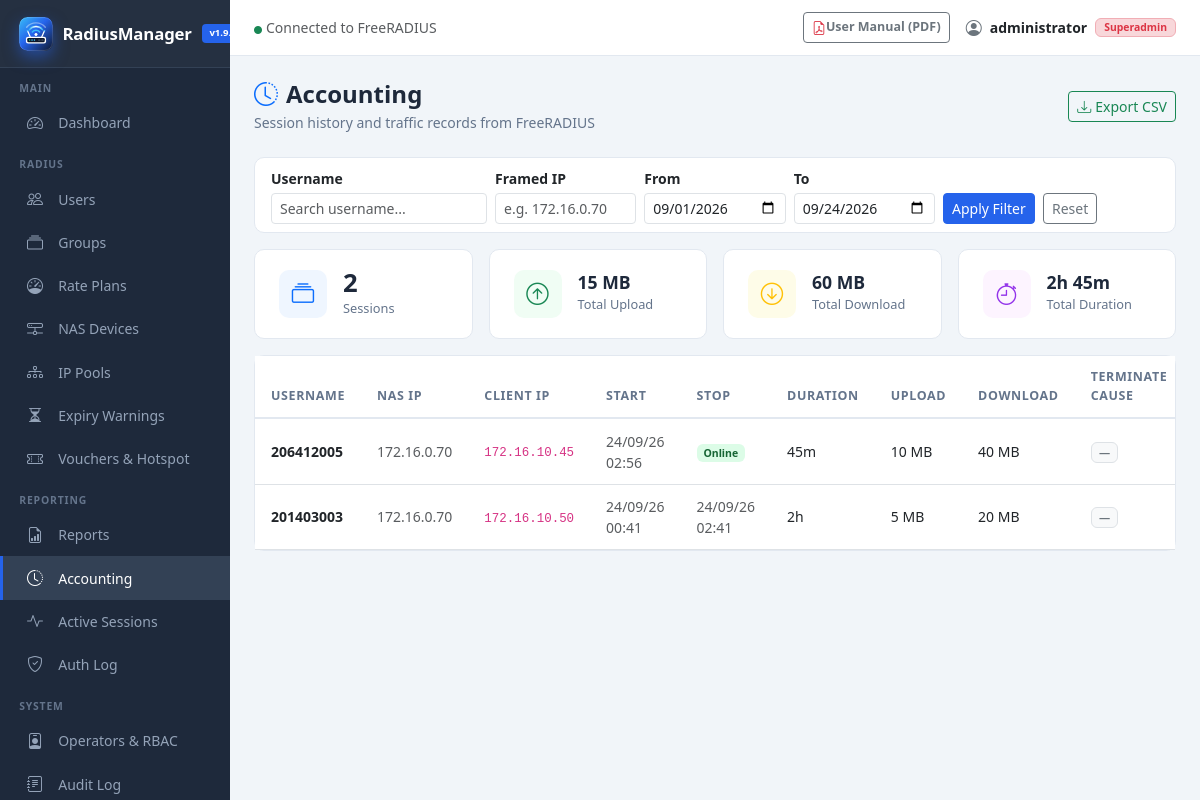
The page /accounting.php (signed in) on the database its author committed.
### tables this page shows
CREATE TABLE IF NOT EXISTS `radacct` (
  `radacctid` bigint(21) NOT NULL AUTO_INCREMENT,
  `acctsessionid` varchar(64) NOT NULL DEFAULT '',
  `acctuniqueid` varchar(32) NOT NULL DEFAULT '',
  `username` varchar(64) NOT NULL DEFAULT '',
  `realm` varchar(64) DEFAULT '',
  `nasipaddress` varchar(15) NOT NULL DEFAULT '',
  `nasportid` varchar(32) DEFAULT NULL,
  `nasporttype` varchar(32) DEFAULT NULL,
  `acctstarttime` datetime DEFAULT NULL,
  `acctupdatetime` datetime DEFAULT NULL,
  `acctstoptime` datetime DEFAULT NULL,
  `acctinterval` int(12) DEFAULT NULL,
  `acctsessiontime` int(12) unsigned DEFAULT NULL,
  `acctauthentic` varchar(32) DEFAULT NULL,
  `connectinfo_start` varchar(128) DEFAULT NULL,
  `connectinfo_stop` varchar(128) DEFAULT NULL,
  `acctinputoctets` bigint(20) DEFAULT NULL,
  `acctoutputoctets` bigint(20) DEFAULT NULL,
  `calledstationid` varchar(50) NOT NULL DEFAULT '',
  `callingstationid` varchar(50) NOT NULL DEFAULT '',
  `acctterminatecause` varchar(32) NOT NULL DEFAULT '',
  `servicetype` varchar(32) DEFAULT NULL,
  `framedprotocol` varchar(32) DEFAULT NULL,
  `framedipaddress` varchar(15) NOT NULL DEFAULT '',
  `framedipv6address` varchar(45) NOT NULL DEFAULT '',
  `framedipv6prefix` varchar(45) NOT NULL DEFAULT '',
  `framedinterfaceid` varchar(44) NOT NULL DEFAULT '',
  `delegatedipv6prefix` varchar(45) NOT NULL DEFAULT '',
  `class` varchar(64) DEFAULT NULL,
  PRIMARY KEY (`radacctid`),
  UNIQUE KEY `acctuniqueid` (`acctuniqueid`),
  KEY `username` (`username`),
  KEY `framedipaddress` (`framedipaddress`),
  KEY `acctsessionid` (`acctsessionid`),
  KEY `acctsessiontime` (`acctsessiontime`),
  KEY `acctstarttime` (`acctstarttime`),
  KEY `acctstoptime` (`acctstoptime`),
  KEY `nasipaddress` (`nasipaddress`)
);

### includes/functions.php (called while the page is built, shortened)
<?php
function sanitize($input) {
    return htmlspecialchars(strip_tags(trim((string)$input)), ENT_QUOTES, 'UTF-8');
}
function formatBytes($bytes, $precision = 2) {
    $bytes = (float)($bytes ?? 0);
    $units = ['B', 'KB', 'MB', 'GB', 'TB', 'PB'];
    $pow   = floor(log($bytes) / log(1024));
    $pow   = min($pow, count($units) - 1);
    $bytes /= pow(1024, $pow);
    return round($bytes, $precision) . ' ' . $units[$pow];
}
function formatDuration($seconds) {
    $seconds = (int)($seconds ?? 0);
    $h = floor($seconds / 3600);
    $m = floor(($seconds % 3600) / 60);
    $s = $seconds % 60;
    $parts = [];
    if ($h > 0) $parts[] = "{$h}h";
    if ($m > 0) $parts[] = "{$m}m";
    return implode(' ', $parts);
}

### accounting.php (the view, shortened to what this page needs)
<?php
$db = getDB();
$search   = trim($_GET['q'] ?? '');
$ipSearch = trim($_GET['ip'] ?? '');
if (isset($_GET['from'])) {
    $dateFrom = trim($_GET['from']);
    $dateTo   = trim($_GET['to'] ?? date('Y-m-d'));
} else {
    $currMonthStart = date('Y-m-01');
    $hasCurrent = $db->query("SELECT 1 FROM radacct WHERE acctstarttime >= '$currMonthStart 00:00:00' LIMIT 1")->fetch();
    if ($hasCurrent) {
        $dateFrom = $currMonthStart;
        $dateTo   = date('Y-m-d');
    } else {
        $latest = $db->query("SELECT DATE(acctstarttime) d FROM radacct ORDER BY acctstarttime DESC LIMIT 1")->fetch();
        if ($latest && !empty($latest['d'])) {
            $dateFrom = substr($latest['d'], 0, 7) . '-01';
            $dateTo   = $latest['d'];
        } else {
            $dateFrom = date('Y-m-01');
            $dateTo   = date('Y-m-d');
        }
    }
}
$where  = "WHERE acctstarttime >= :from_dt AND acctstarttime <= :to_dt";
$params = [
    ':from_dt' => "$dateFrom 00:00:00",
    ':to_dt'   => "$dateTo 23:59:59"
];
$page    = max(1, (int)($_GET['page'] ?? 1));
$perPage = 25;
$offset  = ($page - 1) * $perPage;
$lim = (int)$perPage;
$off = (int)$offset;
$stmt = $db->prepare("SELECT username, nasipaddress, framedipaddress,
    acctstarttime, acctstoptime, acctsessiontime,
    acctinputoctets, acctoutputoctets, acctterminatecause
  FROM radacct $where
  ORDER BY acctstarttime DESC LIMIT $lim OFFSET $off");
$stmt->execute($params);
$records = $stmt->fetchAll();
$statsStmt = $db->prepare("SELECT COUNT(*) AS sessions,
    COALESCE(SUM(acctinputoctets), 0) AS upload,
    COALESCE(SUM(acctoutputoctets), 0) AS download,
    COALESCE(SUM(acctsessiontime), 0) AS duration
  FROM radacct $where");
$statsStmt->execute($params);
$summary = $statsStmt->fetch();
include __DIR__ . '/includes/header.php';
?>
<div class="page-header d-flex align-items-center justify-content-between">
    <div>
        <h4><i class="bi bi-clock-history me-2 text-primary"></i>Accounting</h4>
        <p>Session history and traffic records from FreeRADIUS</p>
    </div>
    <a href="export.php?type=accounting&from=<?= urlencode($dateFrom) ?>&to=<?= urlencode($dateTo) ?><?= $search ? '&q=' . urlencode($search) : '' ?><?= $ipSearch ? '&ip=' . urlencode($ipSearch) : '' ?>" class="btn btn-outline-success btn-sm">
        <i class="bi bi-download me-1"></i>Export CSV
    </a>
</div>
<div class="card mb-3">
    <div class="card-body py-2">
        <form method="GET" class="row g-2 align-items-end">
            <div class="col-md-3">
                <label class="form-label small mb-1 fw-semibold">Username</label>
                <input type="text" name="q" class="form-control form-control-sm"
                       placeholder="Search username..." value="<?= htmlspecialchars($search) ?>">
            </div>
            <div class="col-md-2">
                <label class="form-label small mb-1 fw-semibold">Framed IP</label>
                <input type="text" name="ip" class="form-control form-control-sm"
                       placeholder="e.g. 172.16.0.70" value="<?= htmlspecialchars($ipSearch) ?>">
            </div>
            <div class="col-md-2">
                <label class="form-label small mb-1 fw-semibold">From</label>
                <input type="date" name="from" class="form-control form-control-sm" value="<?= htmlspecialchars($dateFrom) ?>">
            </div>
            <div class="col-md-2">
                <label class="form-label small mb-1 fw-semibold">To</label>
                <input type="date" name="to" class="form-control form-control-sm" value="<?= htmlspecialchars($dateTo) ?>">
            </div>
            <div class="col-auto">
                <button class="btn btn-primary btn-sm">Apply Filter</button>
                <a href="accounting.php" class="btn btn-outline-secondary btn-sm ms-1">Reset</a>
            </div>
        </form>
    </div>
</div>
<div class="row g-3 mb-3">
    <div class="col-6 col-md-3">
        <div class="stat-card">
            <div class="stat-icon" style="background:#eff6ff"><i class="bi bi-collection text-primary"></i></div>
            <div><div class="stat-value"><?= number_format((int)($summary['sessions'] ?? 0)) ?></div>
                 <div class="stat-label">Sessions</div></div>
        </div>
    </div>
    <div class="col-6 col-md-3">
        <div class="stat-card">
            <div class="stat-icon" style="background:#f0fdf4"><i class="bi bi-arrow-up-circle text-success"></i></div>
            <div><div class="stat-value" style="font-size:1.1rem"><?= formatBytes($summary['upload'] ?? 0) ?></div>
                 <div class="stat-label">Total Upload</div></div>
        </div>
    </div>
    <div class="col-6 col-md-3">
        <div class="stat-card">
            <div class="stat-icon" style="background:#fefce8"><i class="bi bi-arrow-down-circle text-warning"></i></div>
            <div><div class="stat-value" style="font-size:1.1rem"><?= formatBytes($summary['download'] ?? 0) ?></div>
                 <div class="stat-label">Total Download</div></div>
        </div>
    </div>
    <div class="col-6 col-md-3">
        <div class="stat-card">
            <div class="stat-icon" style="background:#fdf4ff"><i class="bi bi-stopwatch" style="color:#9333ea"></i></div>
            <div><div class="stat-value" style="font-size:1.1rem"><?= formatDuration($summary['duration'] ?? 0) ?></div>
                 <div class="stat-label">Total Duration</div></div>
        </div>
    </div>
</div>
<div class="card">
    <div class="card-body p-0">
        <div class="table-responsive">
        <table class="table mb-0">
            <thead><tr>
                <th>Username</th><th>NAS IP</th><th>Client IP</th>
                <th>Start</th><th>Stop</th><th>Duration</th>
                <th>Upload</th><th>Download</th><th>Terminate Cause</th>
            </tr></thead>
            <tbody>
            <?php if (empty($records)): ?>
            <tr><td colspan="9" class="text-center text-muted py-5">
                <i class="bi bi-inbox fs-3 d-block mb-2"></i>No accounting records found for selected period
            </td></tr>
            <?php else: foreach ($records as $r): ?>
            <tr>
                <td><strong><?= sanitize($r['username']) ?></strong></td>
                <td class="text-muted small"><?= sanitize($r['nasipaddress']) ?></td>
                <td><code style="font-size:.78rem"><?= sanitize($r['framedipaddress']) ?></code></td>
                <td class="text-muted small"><?= date('d/m/y H:i', strtotime($r['acctstarttime'])) ?></td>
                <td class="text-muted small">
                    <?= $r['acctstoptime'] ? date('d/m/y H:i', strtotime($r['acctstoptime'])) : '<span class="badge badge-online">Online</span>' ?>
                </td>
                <td><?= $r['acctsessiontime'] ? formatDuration($r['acctsessiontime']) : '—' ?></td>
                <td><?= formatBytes($r['acctinputoctets'] ?? 0) ?></td>
                <td><?= formatBytes($r['acctoutputoctets'] ?? 0) ?></td>
                <td><span class="badge bg-light text-secondary border" style="font-size:.7rem">
                    <?= sanitize($r['acctterminatecause'] ?: '—') ?>
                </span></td>
            </tr>
            <?php endforeach; endif; ?>
            </tbody>
        </table>
        </div>
    </div>
</div>
<?php include __DIR__ . '/includes/footer.php'; ?>

### includes/header.php (style rules this page uses)
:root { --sidebar-w: 230px; --primary: #2563eb; --primary-dark: #1d4ed8; --sidebar-bg: #1e293b; --sidebar-hover: #334155; --sidebar-active: #2563eb; --topbar-h: 56px; }
body { background: #f1f5f9; font-family: 'Segoe UI', sans-serif; }
html { scroll-behavior: smooth; }
* { scrollbar-width: thin; scrollbar-color: #cbd5e1 transparent; }
.stat-card { background: #fff; border-radius: 10px; padding: 1.25rem 1.5rem; border: 1px solid #e2e8f0; display: flex; align-items: center; gap: 1rem; text-decoration: none; color: inherit; transition: transform .15s ease, box-shadow .15s ease, border-color .15s ease; }
.stat-icon { width: 48px; height: 48px; border-radius: 10px; display: flex; align-items: center; justify-content: center; font-size: 1.4rem; }
.stat-value { font-size: 1.6rem; font-weight: 700; color: #1e293b; line-height: 1; }
.stat-label { font-size: .8rem; color: #64748b; margin-top: .2rem; }
.card { border: 1px solid #e2e8f0; border-radius: 10px; }
.table th { font-size: .78rem; text-transform: uppercase; letter-spacing: .05em; color: #64748b; font-weight: 600; border-bottom: 2px solid #e2e8f0; padding: .75rem 1rem; }
.table td { padding: .7rem 1rem; vertical-align: middle; font-size: .875rem; }
.badge-online { background: #dcfce7; color: #166534; }
.btn-primary { background: var(--primary); border-color: var(--primary); }
.page-header { margin-bottom: 1.5rem; }
.page-header h4 { font-weight: 700; color: #1e293b; margin: 0; }
.page-header p { color: #64748b; font-size: .875rem; margin: .2rem 0 0; }

### rows shown on the page
radacct: username "206412005", nasipaddress "172.16.0.70", framedipaddress "172.16.10.45", acctstarttime "24/09/26 02:56", shows "Online", acctsessiontime "45m", acctinputoctets "10 MB", acctoutputoctets "40 MB", acctterminatecause "—"
radacct: username "201403003", nasipaddress "172.16.0.70", framedipaddress "172.16.10.50", acctstarttime "24/09/26 00:41", acctstoptime "24/09/26 02:41", acctsessiontime "2h", acctinputoctets "5 MB", acctoutputoctets "20 MB", acctterminatecause "—"

### other values the page prints
APP_NAME "RadiusManager"
$_SESSION['admin_name'] "administrator"
getAdminRole() "Superadmin"
$summary['sessions'] "2"
formatBytes($summary['upload'] ?? 0) "15 MB"
formatBytes($summary['download'] ?? 0) "60 MB"
formatDuration($summary['duration'] ?? 0) "2h 45m"
